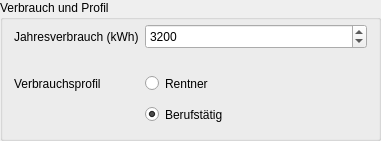
        <widget class="QGroupBox" name="groupBox_Profil">
         <property name="geometry">
          <rect>
           <x>10</x>
           <y>340</y>
           <width>381</width>
           <height>141</height>
          </rect>
         </property>
         <property name="sizePolicy">
          <sizepolicy hsizetype="Expanding" vsizetype="Expanding">
           <horstretch>0</horstretch>
           <verstretch>0</verstretch>
          </sizepolicy>
         </property>
         <property name="title">
          <string>Verbrauch und Profil</string>
         </property>
         <widget class="QWidget" name="formLayoutWidget_5">
          <property name="geometry">
           <rect>
            <x>10</x>
            <y>20</y>
            <width>361</width>
            <height>111</height>
           </rect>
          </property>
          <property name="sizePolicy">
           <sizepolicy hsizetype="Expanding" vsizetype="Expanding">
            <horstretch>0</horstretch>
            <verstretch>0</verstretch>
           </sizepolicy>
          </property>
          <layout class="QFormLayout" name="formLayout_Profil">
           <property name="sizeConstraint">
            <enum>QLayout::SetDefaultConstraint</enum>
           </property>
           <property name="fieldGrowthPolicy">
            <enum>QFormLayout::AllNonFixedFieldsGrow</enum>
           </property>
           <property name="rowWrapPolicy">
            <enum>QFormLayout::DontWrapRows</enum>
           </property>
           <property name="horizontalSpacing">
            <number>6</number>
           </property>
           <property name="leftMargin">
            <number>4</number>
           </property>
           <property name="topMargin">
            <number>4</number>
           </property>
           <property name="rightMargin">
            <number>4</number>
           </property>
           <property name="bottomMargin">
            <number>4</number>
           </property>
           <item row="0" column="0">
            <widget class="QLabel" name="label_Profil_Jahresverbrauch">
             <property name="sizePolicy">
              <sizepolicy hsizetype="Expanding" vsizetype="Expanding">
               <horstretch>0</horstretch>
               <verstretch>0</verstretch>
              </sizepolicy>
             </property>
             <property name="text">
              <string>Jahresverbrauch (kWh)</string>
             </property>
            </widget>
           </item>
           <item row="0" column="1">
            <widget class="QSpinBox" name="spinBox_Jahesverbrauch">
             <property name="sizePolicy">
              <sizepolicy hsizetype="Expanding" vsizetype="Expanding">
               <horstretch>0</horstretch>
               <verstretch>0</verstretch>
              </sizepolicy>
             </property>
             <property name="toolTip">
              <string>Häuslicher Jahresverbrauch (kWh)</string>
             </property>
             <property name="maximum">
              <number>999999</number>
             </property>
             <property name="singleStep">
              <number>100</number>
             </property>
             <property name="value">
              <number>3200</number>
             </property>
            </widget>
           </item>
           <item row="1" column="0" colspan="2">
            <spacer name="horizontalSpacer">
             <property name="sizePolicy">
              <sizepolicy hsizetype="Minimum" vsizetype="Minimum">
               <horstretch>0</horstretch>
               <verstretch>0</verstretch>
              </sizepolicy>
             </property>
             <property name="orientation">
              <enum>Qt::Horizontal</enum>
             </property>
             <property name="sizeHint" stdset="0">
              <size>
               <width>40</width>
               <height>10</height>
              </size>
             </property>
            </spacer>
           </item>
           <item row="3" column="0">
            <widget class="QLabel" name="label_Profil_Profil">
             <property name="sizePolicy">
              <sizepolicy hsizetype="Expanding" vsizetype="Expanding">
               <horstretch>0</horstretch>
               <verstretch>0</verstretch>
              </sizepolicy>
             </property>
             <property name="text">
              <string notr="true">Verbrauchsprofil</string>
             </property>
            </widget>
           </item>
           <item row="3" column="1">
            <widget class="QRadioButton" name="radioButton_Profil_Rentner">
             <property name="sizePolicy">
              <sizepolicy hsizetype="Expanding" vsizetype="Expanding">
               <horstretch>0</horstretch>
               <verstretch>0</verstretch>
              </sizepolicy>
             </property>
             <property name="toolTip">
              <string>&lt;html&gt;&lt;head/&gt;&lt;body&gt;&lt;p&gt;Verbrauchsprofil Rentner:&lt;br/&gt;niedriger täglicher Energiebedarf, Spitzen am Vormittag&lt;/p&gt;&lt;/body&gt;&lt;/html&gt;</string>
             </property>
             <property name="text">
              <string>Rentner</string>
             </property>
             <property name="checked">
              <bool>false</bool>
             </property>
            </widget>
           </item>
           <item row="4" column="1">
            <widget class="QRadioButton" name="radioButton_Profil_Berufstaetig">
             <property name="sizePolicy">
              <sizepolicy hsizetype="Expanding" vsizetype="Expanding">
               <horstretch>0</horstretch>
               <verstretch>0</verstretch>
              </sizepolicy>
             </property>
             <property name="toolTip">
              <string>&lt;html&gt;&lt;head/&gt;&lt;body&gt;&lt;p&gt;&lt;span style=&quot; font-size:7pt;&quot;&gt;Verbrauchsprofil Berufstätig:&lt;br/&gt;niedriger Verbrauch tagsüber, Spitzen am Morgen und Abend&lt;/span&gt;&lt;/p&gt;&lt;/body&gt;&lt;/html&gt;</string>
             </property>
             <property name="text">
              <string>Berufstätig</string>
             </property>
             <property name="checked">
              <bool>true</bool>
             </property>
            </widget>
           </item>
          </layout>
         </widget>
        </widget>
